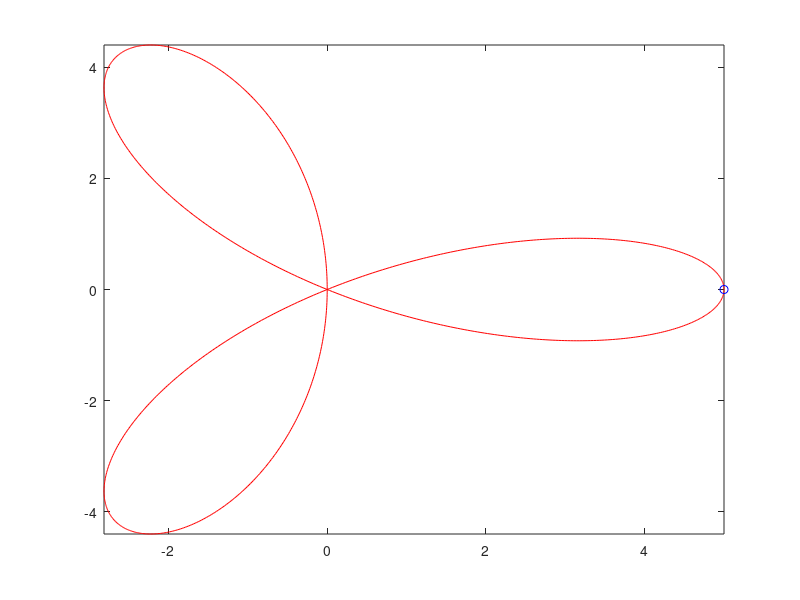

Write MATLAB code to recreate this figure.
%Limpieza de pantalla
clear all
close all
clc


%Ejemplo 1**************************************************************
%Flor de 3 petalos

%Graficación de la trayectoria en coordenadas polares
%Definimos el parámetro theta como un vector en radianes
theta=0:pi/100:pi;
%Definimos el parámetro r como una función respecto a theta
r=5*cos(3*theta);
%Se ingresan parametros a la función polar para la representación gráfica (theta(radianes), r)
%figure(1)
%polarplot(theta,r)


%Graficación de la trayectoria en coordenadas cartesianas
%Trasformamos las coordenas polares a cartesianas
x= r.*cos(theta);
y=r.*sin(theta);

%graficamos la trayectoria
%figure(2)
%comet(x,y)


%Graficación de la trayectoria en coordenadas paramétricas

%Se define el parámetro "t" de parametrización sobre el cual se realizará
%la proyección de trayectoria
tiempo=[0:0.01:10];

%Se normaliza el intervalo de tiempo al intervalo de variación del ángulo
%theta
t= normalize(tiempo,"range",[0,pi]);

%Obtenemos las ecuaciones dependientes del tiempo
x= 5*cos(3*t).*cos(t);
y=5*cos(3*t).*sin(t);
%graficamos la trayectoria
figure(3)
comet(x,y)




%Ejemplo 2**************************************************************
%Estrella

%Graficación de la trayectoria en coordenadas polares
%Definimos el parámetro theta como un vector en radianes
theta2=pi/2:4/5*pi:4.8*pi;
%Definimos el parámetro r como una función respecto a theta
r2=ones(1,6);
%Se ingresan parametros a la función polar para la representación gráfica (theta(radianes), r)
%figure(4)
%polarplot(theta2,r2)


%Graficación de la trayectoria en coordenadas cartesianas
%Trasformamos las coordenas polares a cartesianas
x2= r2.*cos(theta2);
y2=r2.*sin(theta2);

%graficamos la trayectoria
%figure(5)
%comet(x2,y2)


%Graficación de la trayectoria en coordenadas paramétricas

%Se define el parámetro "t" de parametrización sobre el cual se realizará
%la proyección de trayectoria
tiempo=[1:1:6];

%Se normaliza el intervalo de tiempo al intervalo de variación del ángulo
%theta
t2= normalize(tiempo,"range",[pi,5*pi]);

%Obtenemos las ecuaciones dependientes del tiempo
x3= ones(1,6).*cos(t2);
y3=ones(1,6).*sin(t2);

%graficamos la trayectoria
%figure(6)
%comet(x3, y3)
